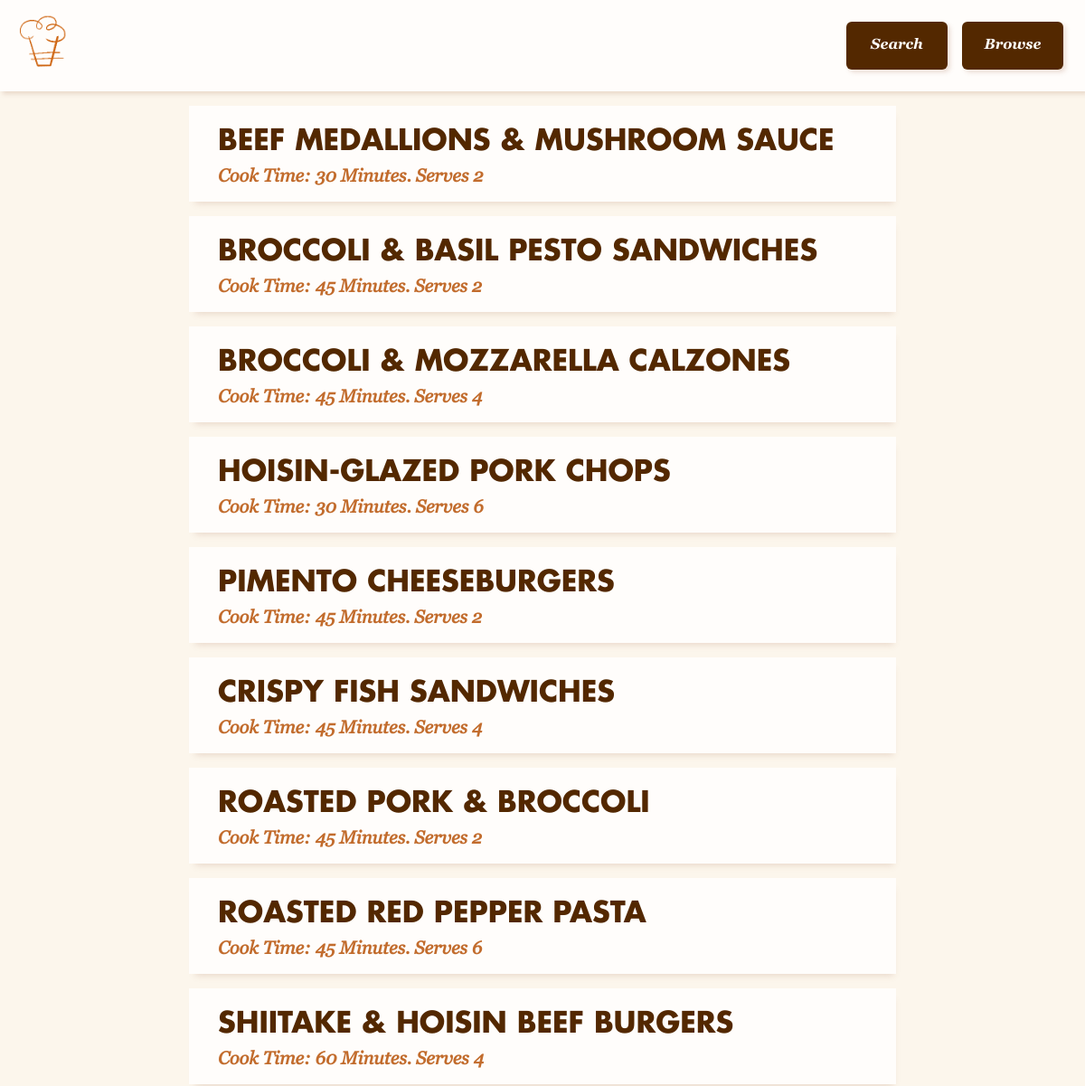
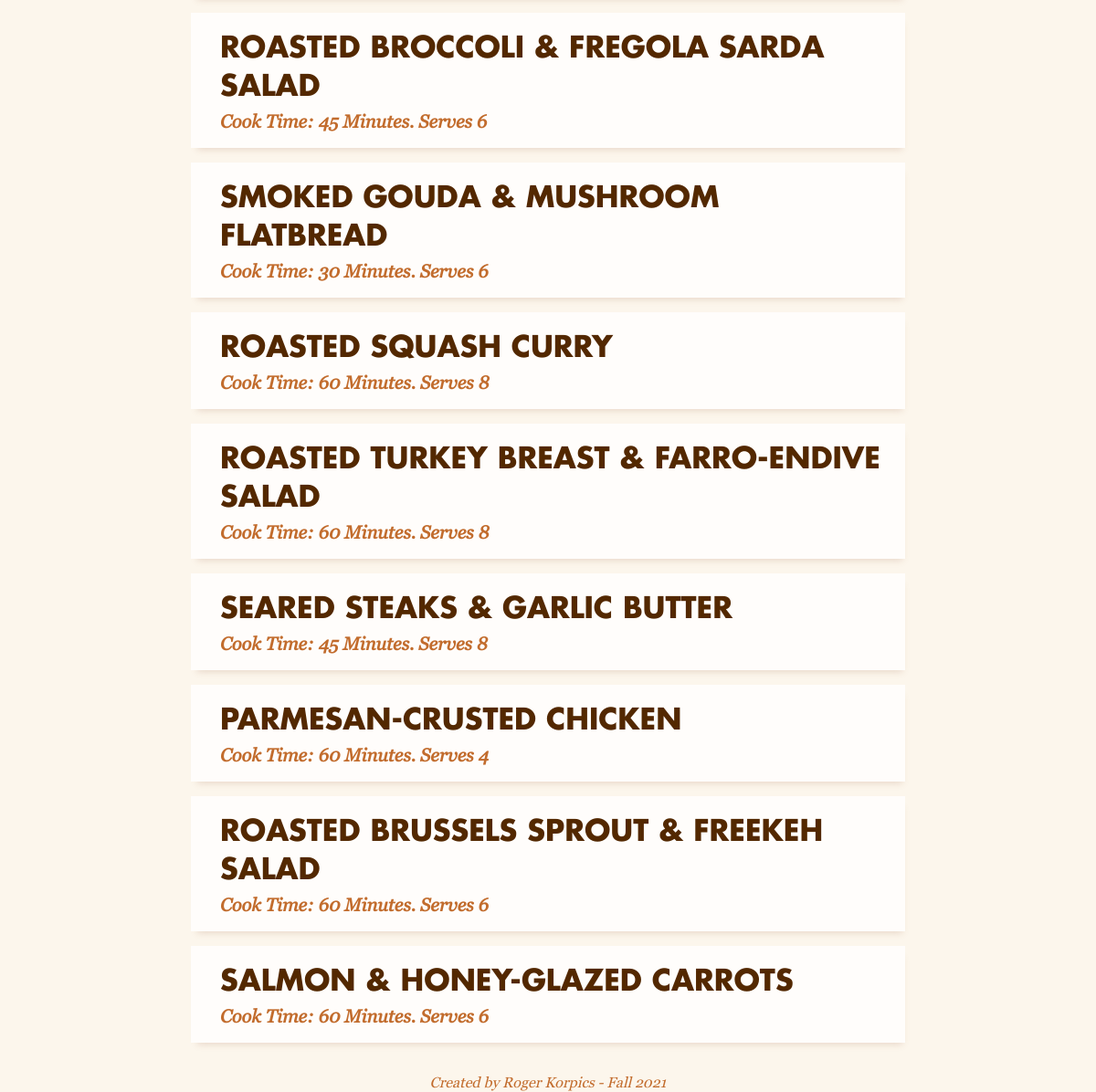
Screenshot of /final/category-list.php?category=Lunch with the database file from the repository (2 pictures, top to bottom).
### tables this page shows
CREATE TABLE `recipes` (
  `id` int(11) NOT NULL,
  `name` varchar(250) NOT NULL,
  `cooking-time` int(250) NOT NULL,
  `serving-amount` int(100) NOT NULL,
  `ingredients` varchar(5000) NOT NULL,
  `instructions` varchar(5000) NOT NULL,
  `category` varchar(250) NOT NULL,
  `file-id` int(11) NOT NULL
);

### final/category-item.php (the view, shortened to what this page needs)
<?php
    if (isset($_GET['category'])){
        $category = $_GET['category'];
    }
    $cat_query = "SELECT * FROM recipes WHERE  category = '$category'";;
    $cat_result = mysqli_query($db_connection, $cat_query);
?>
<?php
    while ($row = mysqli_fetch_assoc($cat_result)) {
              echo '<div class="search-result">';
              echo '<div id="search-details">';
              echo '<a href="recipe.php?id=' . $row['id'] . '"><h1 id="search-title">' . $row['name'] . '</h1></a>';
              echo '<h2 id="search-description">Cook Time: ' . $row['cooking-time'] . ' Minutes. Serves ' . $row['serving-amount'] . '</h2>';
              echo '</div>';
              echo '</div>';
          }
?>

### final/stylesheet.css (style rules this page uses)
:root { --carrot: #c26c2d; --cream: #fcf6ec; --dark-chocolate: #532800; --ghost-chocolate: #a3694834; --milk: #fffdfb; }
body { font-family: georgiaregular; background-color: var(--cream); margin: 0; color: var(--dark-chocolate); overflow: none; }
a { text-decoration: none; color: var(--dark-chocolate); }
.search-result { grid-template-columns: 1fr 3fr; grid-template-areas: 'search-thumbnail search-details'; padding: 1em; background-color: var(--milk); margin: 1em; box-shadow: 2px 7px 7px -5px var(--ghost-chocolate); color: var(--dark-chocolate); max-width: 750px; margin-left: auto; margin-right: auto; }
#search-details { margin-left: 1em; margin-top: auto; margin-bottom: auto; }
#search-title { margin: 0; font-family: futurabold; text-transform: uppercase; font-size: 1.25em; }
#search-description { margin: 0; padding-top: .25em; font-size: 1em; color: var(--carrot); font-family: georgiaitalic; }
@media screen and (min-width: 768px) { #search-title { font-size: 2em; } }
@media screen and (min-width: 768px) { #search-description { font-size: 1.25em; } }

### rows the page displays
recipes: name "BEEF MEDALLIONS & MUSHROOM SAUCE", value "30", value "2"
recipes: name "BROCCOLI & BASIL PESTO SANDWICHES", value "45", value "2"
recipes: name "BROCCOLI & MOZZARELLA CALZONES", value "45", value "4"
recipes: name "HOISIN-GLAZED PORK CHOPS", value "30", value "6"
recipes: name "PIMENTO CHEESEBURGERS", value "45", value "2"
recipes: name "CRISPY FISH SANDWICHES", value "45", value "4"
recipes: name "ROASTED PORK & BROCCOLI", value "45", value "2"
recipes: name "ROASTED RED PEPPER PASTA", value "45", value "6"
recipes: name "SHIITAKE & HOISIN BEEF BURGERS", value "60", value "4"
recipes: name "ROASTED BROCCOLI & FREGOLA SARDA SALAD", value "45", value "6"
recipes: name "SMOKED GOUDA & MUSHROOM FLATBREAD", value "30", value "6"
recipes: name "ROASTED SQUASH CURRY", value "60", value "8"
recipes: name "ROASTED TURKEY BREAST & FARRO-ENDIVE SALAD", value "60", value "8"
recipes: name "SEARED STEAKS & GARLIC BUTTER", value "45", value "8"
recipes: name "PARMESAN-CRUSTED CHICKEN", value "60", value "4"
recipes: name "ROASTED BRUSSELS SPROUT & FREEKEH SALAD", value "60", value "6"
recipes: name "SALMON & HONEY-GLAZED CARROTS", value "60", value "6"
